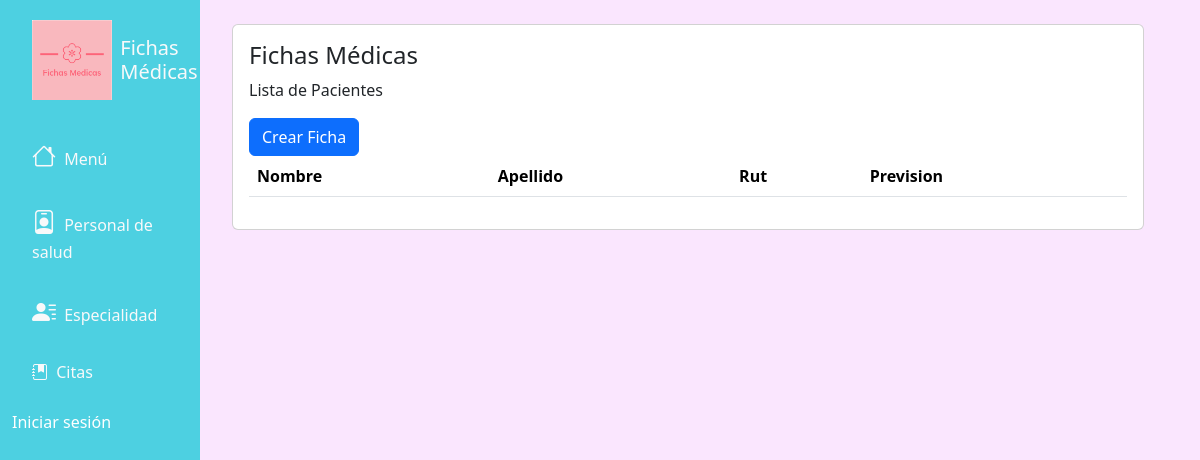
The page /fichas/ on the database as committed earlier.
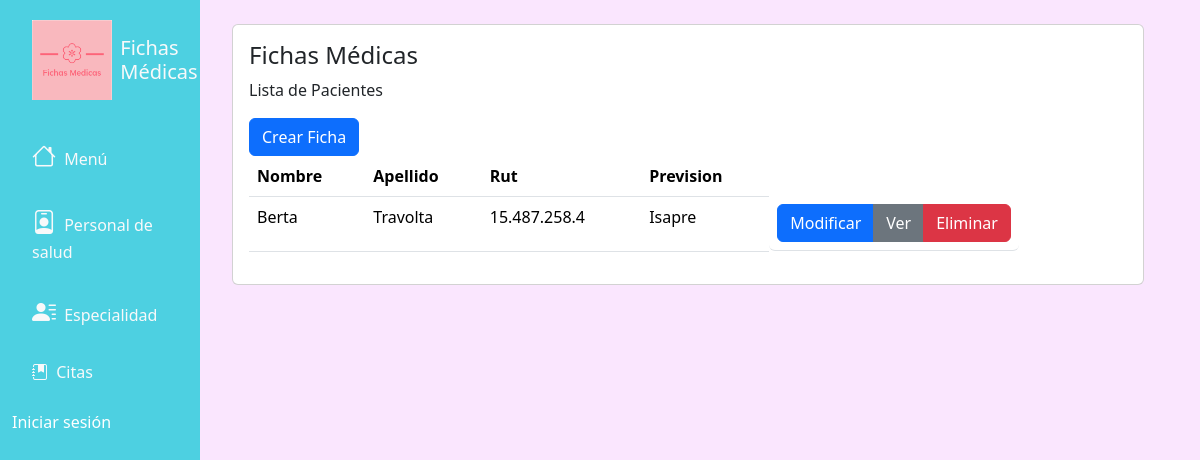
The same page on the database as committed later.
### fichasapp/models.py (models this page shows, shortened)
class Ficha(models.Model):
    PREVISION = (('Fonasa', 'Fonasa'),
                 ('Isapre', 'Isapre'),
                 )
    SEXO = (('Masculino', 'Masculino'),
            ('Femenino', 'Femenino'),
            ('Intersexual', 'Intersexual'),
            )
    ISAPRE = (('Colmena', 'Colmena'),
              ('CruzBlanca', 'CruzBlanca'),
              ('Consalud', 'Consalud'),
              ('MasVda', 'MasVda'),
              ('BanMedica', 'BanMedica'),
              )
    rut = models.CharField(max_length=13)
    nombre = models.CharField(max_length=50)
    apellido = models.CharField(max_length=50)
    fecha_nacimiento = models.DateTimeField()
    prevision_salud = models.CharField(max_length=200, null=True, choices=PREVISION)
    tipo_isapre = models.CharField(max_length=200, null=True, choices=ISAPRE)
    domicilio = models.CharField(max_length=100)
    sexo = models.CharField(max_length=200, null=True, choices=SEXO)

### fichasapp/views.py (the view)
# urls.py: path('fichas/', views.fichas, name='fichas'),
def fichas(request):
    fichas = Ficha.objects.all()
    context = {
        'fichas': fichas,
    }
    return render(request, 'fichas/fichas.html', context)

### templates/fichas/fichas.html
{% extends 'base.html' %}
{% block content %}
<div class="page-content page-container" id="page-content">
    <div class="padding">
        <div class="row container d-flex justify-content-center">
        <div class="col-lg-12 grid-margin stretch-card">
              <div class="card">
                <div class="card-body">
                  <h4 class="card-title">Fichas Médicas</h4>
                  <p class="card-description">
                    Lista de Pacientes
                  </p>
                  <div class="table-responsive">
                    <a name="" id="" class="btn btn-primary" href="{% url 'crear_ficha' %}" role="button">Crear Ficha</a>
                    <table class="table">
                      <thead>
                        <tr>
                          <th>Nombre</th>
                          <th>Apellido</th>
                          <th>Rut</th>
                          <th>Prevision</th>
                        </tr>
                      </thead>
                      <tbody>
                        {% for ficha in fichas %}
                        <tr>
                          <td>{{ ficha.nombre }}</td>
                          <td>{{ ficha.apellido }}</td>
                          <td>{{ ficha.rut }}</td>
                          <td>{{ ficha.prevision_salud }}</td>
                          <td class="btn-group" role="group" aria-label="Basic mixed styles example">
                            <a name="" id="" class="btn btn-primary" href="{% url 'modificar_ficha' ficha.id %}" role="button">Modificar</a>
                            <a name="" id="" class="btn btn-secondary" href="{% url 'mostrar_ficha' ficha.id %}" role="button">Ver</a>
                            <a name="" id="" class="btn btn-danger" href="{% url 'eliminar_ficha' ficha.id %}" role="button">Eliminar</a>
                          </td>
                        </tr>
                        {% endfor %}
                      </tbody>
                    </table>
                  </div>
                </div>
              </div>
            </div>
            </div>
              </div>
            </div>
{% endblock content %}

Rows that differ between the two databases and show on the page:
added Ficha: nombre "Berta", apellido "Travolta", rut "15.487.258.4", prevision_salud "Isapre"
